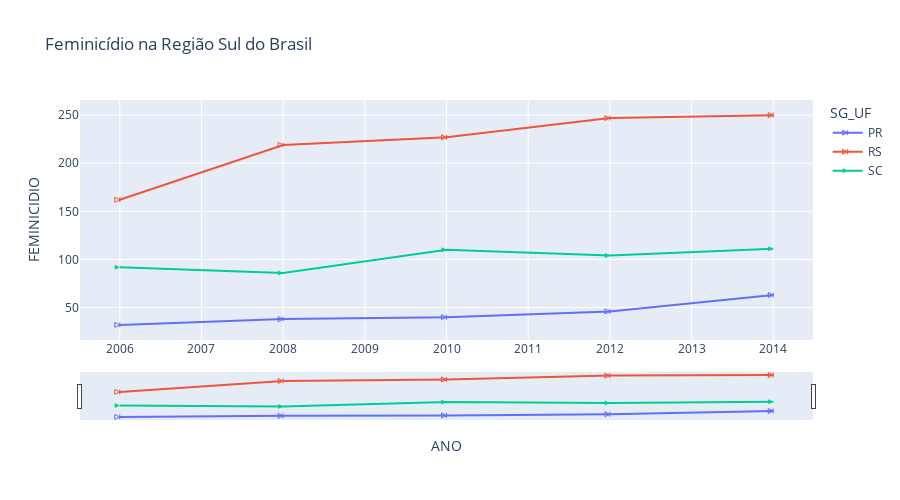

Here is the notebook cell this chart was saved with:
### Code cell
# Criando um gráfico de área
import plotly.express as px
fig = px.line(fem_sul, 
              x="ANO", 
              y="FEMINICIDIO", 
              color='SG_UF', 
              height=500,
              title='Feminicídio na Região Sul do Brasil')

raw_symbols = SymbolValidator().values
# Take only the string values which are in this order.
symbols_names = raw_symbols[::-2]
markers = cycle(symbols_names)

fig.update_traces(mode='lines+markers')
for d in fig.data:
    d.marker.symbol = next(markers)
    d.marker.size = 5


fig.update_layout(xaxis_rangeslider_visible=True)
fig.show()

### Figure 1 — Plotly figure (JSON) as saved in the notebook; plotly's stock layout.template omitted (floating-point values rounded to 4 significant figures)
{"data": [{"hovertemplate": "SG_UF=PR<br>ANO=%{x}<br>FEMINICIDIO=%{y}<extra></extra>", "legendgroup": "PR", "line": {"color": "#636efa", "dash": "solid"}, "marker": {"size": 5, "symbol": "arrow-bar-right-open"}, "mode": "lines+markers", "name": "PR", "orientation": "v", "showlegend": true, "type": "scatter", "x": [2006, 2008, 2010, 2012, 2014], "xaxis": "x", "y": [32, 38, 40, 46, 63], "yaxis": "y"}, {"hovertemplate": "SG_UF=RS<br>ANO=%{x}<br>FEMINICIDIO=%{y}<extra></extra>", "legendgroup": "RS", "line": {"color": "#EF553B", "dash": "solid"}, "marker": {"size": 5, "symbol": 152}, "mode": "lines+markers", "name": "RS", "orientation": "v", "showlegend": true, "type": "scatter", "x": [2006, 2008, 2010, 2012, 2014], "xaxis": "x", "y": [162, 219, 227, 247, 250], "yaxis": "y"}, {"hovertemplate": "SG_UF=SC<br>ANO=%{x}<br>FEMINICIDIO=%{y}<extra></extra>", "legendgroup": "SC", "line": {"color": "#00cc96", "dash": "solid"}, "marker": {"size": 5, "symbol": "52"}, "mode": "lines+markers", "name": "SC", "orientation": "v", "showlegend": true, "type": "scatter", "x": [2006, 2008, 2010, 2012, 2014], "xaxis": "x", "y": [92, 86, 110, 104, 111], "yaxis": "y"}], "layout": {"height": 500, "legend": {"title": {"text": "SG_UF"}, "tracegroupgap": 0}, "title": {"text": "Feminicídio na Região Sul do Brasil"}, "xaxis": {"anchor": "y", "domain": [0, 1], "rangeslider": {"visible": true}, "title": {"text": "ANO"}}, "yaxis": {"anchor": "x", "domain": [0, 1], "title": {"text": "FEMINICIDIO"}}}}
